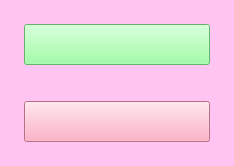
<?xml version="1.0" encoding="UTF-8"?>
<ui version="4.0">
 <class>Form</class>
 <widget class="QWidget" name="Form">
  <property name="geometry">
   <rect>
    <x>0</x>
    <y>0</y>
    <width>234</width>
    <height>166</height>
   </rect>
  </property>
  <property name="windowTitle">
   <string>Form</string>
  </property>
  <layout class="QVBoxLayout" name="verticalLayout">
   <property name="spacing">
    <number>0</number>
   </property>
   <property name="leftMargin">
    <number>0</number>
   </property>
   <property name="topMargin">
    <number>0</number>
   </property>
   <property name="rightMargin">
    <number>0</number>
   </property>
   <property name="bottomMargin">
    <number>0</number>
   </property>
   <item>
    <widget class="QWidget" name="widget" native="true">
     <property name="styleSheet">
      <string notr="true">background-color: rgb(255, 196, 241);</string>
     </property>
     <layout class="QVBoxLayout" name="verticalLayout_3">
      <item>
       <layout class="QVBoxLayout" name="verticalLayout_2">
        <property name="spacing">
         <number>6</number>
        </property>
        <property name="leftMargin">
         <number>15</number>
        </property>
        <property name="topMargin">
         <number>15</number>
        </property>
        <property name="rightMargin">
         <number>15</number>
        </property>
        <property name="bottomMargin">
         <number>15</number>
        </property>
        <item>
         <widget class="QPushButton" name="btn_processing">
          <property name="sizePolicy">
           <sizepolicy hsizetype="Minimum" vsizetype="Minimum">
            <horstretch>0</horstretch>
            <verstretch>0</verstretch>
           </sizepolicy>
          </property>
          <property name="styleSheet">
           <string notr="true">background-color: rgb(135, 255, 143);</string>
          </property>
          <property name="text">
           <string/>
          </property>
          <property name="icon">
           <iconset resource="../MyQRC.qrc">
            <normaloff>:/newPrefix/images/check.png</normaloff>:/newPrefix/images/check.png</iconset>
          </property>
          <property name="iconSize">
           <size>
            <width>40</width>
            <height>40</height>
           </size>
          </property>
         </widget>
        </item>
        <item>
         <spacer name="verticalSpacer">
          <property name="orientation">
           <enum>Qt::Vertical</enum>
          </property>
          <property name="sizeType">
           <enum>QSizePolicy::Maximum</enum>
          </property>
          <property name="sizeHint" stdset="0">
           <size>
            <width>10</width>
            <height>30</height>
           </size>
          </property>
         </spacer>
        </item>
        <item>
         <widget class="QPushButton" name="btn_undo">
          <property name="sizePolicy">
           <sizepolicy hsizetype="Minimum" vsizetype="Minimum">
            <horstretch>0</horstretch>
            <verstretch>0</verstretch>
           </sizepolicy>
          </property>
          <property name="styleSheet">
           <string notr="true">background-color: rgb(255, 155, 183);</string>
          </property>
          <property name="text">
           <string/>
          </property>
          <property name="icon">
           <iconset resource="../MyQRC.qrc">
            <normaloff>:/newPrefix/images/undo.png</normaloff>:/newPrefix/images/undo.png</iconset>
          </property>
          <property name="iconSize">
           <size>
            <width>50</width>
            <height>50</height>
           </size>
          </property>
         </widget>
        </item>
       </layout>
      </item>
     </layout>
    </widget>
   </item>
  </layout>
 </widget>
 <resources>
  <include location="../MyQRC.qrc"/>
 </resources>
 <connections/>
</ui>
